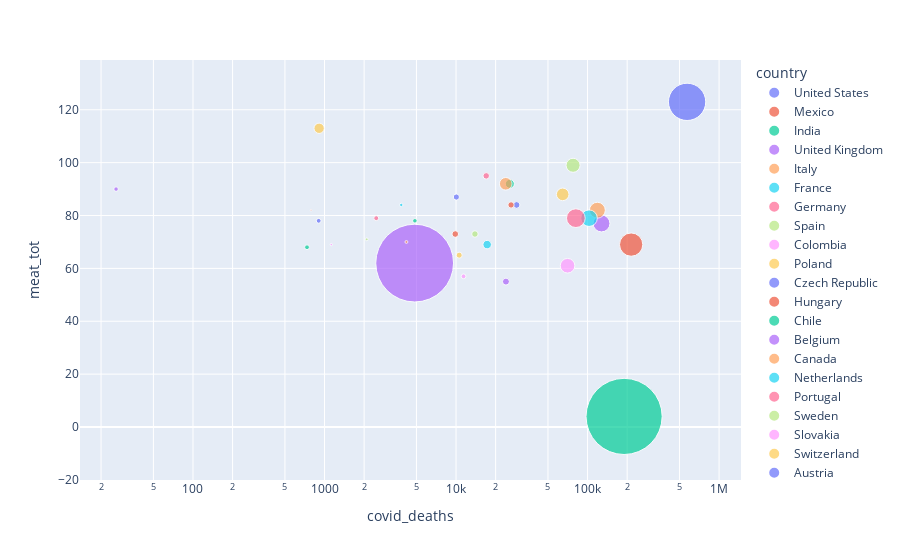

Notebook source saved alongside this figure:
### Markdown cell above
### It looks there is  correlation between meat consumption and obesity

### Code cell
import dash
import dash_core_components as dcc
import dash_html_components as html
from dash.dependencies import Input, Output
import plotly.express as px
import psycopg2
import pandas.io.sql as sqlio
import pandas as pd


    
#dF.columns = dF.columns.str.strip()
#dF.to_csv('dashF.csv', index=False)  
#dF = pd.read_csv('dashF.csv')


external_stylesheets = ['https://codepen.io/chriddyp/pen/bWLwgP.css']

app = dash.Dash(__name__, external_stylesheets=external_stylesheets)

app.layout = html.Div([
    dcc.Graph(id='graph-with-slider')])

fig=px.scatter( dF,x="covid_deaths", y="meat_tot",
                     size="population", color='country',hover_name='country',log_x=True, size_max=55)
fig.show()

### Figure 1 — Plotly figure (JSON) as saved in the notebook; plotly's stock layout.template omitted (floating-point values rounded to 4 significant figures)
{"data": [{"hovertemplate": "<b>%{hovertext}</b><br><br>country=United States<br>covid_deaths=%{x}<br>meat_tot=%{y}<br>population=%{marker.size}<extra></extra>", "hovertext": ["United States"], "legendgroup": "United States", "marker": {"color": "#636efa", "size": [331002651], "sizemode": "area", "sizeref": 475800.0, "symbol": "circle"}, "mode": "markers", "name": "United States", "orientation": "v", "showlegend": true, "type": "scatter", "x": [571197], "xaxis": "x", "y": [123], "yaxis": "y"}, {"hovertemplate": "<b>%{hovertext}</b><br><br>country=Mexico<br>covid_deaths=%{x}<br>meat_tot=%{y}<br>population=%{marker.size}<extra></extra>", "hovertext": ["Mexico"], "legendgroup": "Mexico", "marker": {"color": "#EF553B", "size": [128932753], "sizemode": "area", "sizeref": 475800.0, "symbol": "circle"}, "mode": "markers", "name": "Mexico", "orientation": "v", "showlegend": true, "type": "scatter", "x": [214504], "xaxis": "x", "y": [69], "yaxis": "y"}, {"hovertemplate": "<b>%{hovertext}</b><br><br>country=India<br>covid_deaths=%{x}<br>meat_tot=%{y}<br>population=%{marker.size}<extra></extra>", "hovertext": ["India"], "legendgroup": "India", "marker": {"color": "#00cc96", "size": [1380004385], "sizemode": "area", "sizeref": 475800.0, "symbol": "circle"}, "mode": "markers", "name": "India", "orientation": "v", "showlegend": true, "type": "scatter", "x": [189544], "xaxis": "x", "y": [4], "yaxis": "y"}, {"hovertemplate": "<b>%{hovertext}</b><br><br>country=United Kingdom<br>covid_deaths=%{x}<br>meat_tot=%{y}<br>population=%{marker.size}<extra></extra>", "hovertext": ["United Kingdom"], "legendgroup": "United Kingdom", "marker": {"color": "#ab63fa", "size": [67886011], "sizemode": "area", "sizeref": 475800.0, "symbol": "circle"}, "mode": "markers", "name": "United Kingdom", "orientation": "v", "showlegend": true, "type": "scatter", "x": [127638], "xaxis": "x", "y": [77], "yaxis": "y"}, {"hovertemplate": "<b>%{hovertext}</b><br><br>country=Italy<br>covid_deaths=%{x}<br>meat_tot=%{y}<br>population=%{marker.size}<extra></extra>", "hovertext": ["Italy"], "legendgroup": "Italy", "marker": {"color": "#FFA15A", "size": [60461826], "sizemode": "area", "sizeref": 475800.0, "symbol": "circle"}, "mode": "markers", "name": "Italy", "orientation": "v", "showlegend": true, "type": "scatter", "x": [118699], "xaxis": "x", "y": [82], "yaxis": "y"}, {"hovertemplate": "<b>%{hovertext}</b><br><br>country=France<br>covid_deaths=%{x}<br>meat_tot=%{y}<br>population=%{marker.size}<extra></extra>", "hovertext": ["France"], "legendgroup": "France", "marker": {"color": "#19d3f3", "size": [65273511], "sizemode": "area", "sizeref": 475800.0, "symbol": "circle"}, "mode": "markers", "name": "France", "orientation": "v", "showlegend": true, "type": "scatter", "x": [102655], "xaxis": "x", "y": [79], "yaxis": "y"}, {"hovertemplate": "<b>%{hovertext}</b><br><br>country=Germany<br>covid_deaths=%{x}<br>meat_tot=%{y}<br>population=%{marker.size}<extra></extra>", "hovertext": ["Germany"], "legendgroup": "Germany", "marker": {"color": "#FF6692", "size": [83783942], "sizemode": "area", "sizeref": 475800.0, "symbol": "circle"}, "mode": "markers", "name": "Germany", "orientation": "v", "showlegend": true, "type": "scatter", "x": [81492], "xaxis": "x", "y": [79], "yaxis": "y"}, {"hovertemplate": "<b>%{hovertext}</b><br><br>country=Spain<br>covid_deaths=%{x}<br>meat_tot=%{y}<br>population=%{marker.size}<extra></extra>", "hovertext": ["Spain"], "legendgroup": "Spain", "marker": {"color": "#B6E880", "size": [46754778], "sizemode": "area", "sizeref": 475800.0, "symbol": "circle"}, "mode": "markers", "name": "Spain", "orientation": "v", "showlegend": true, "type": "scatter", "x": [77591], "xaxis": "x", "y": [99], "yaxis": "y"}, {"hovertemplate": "<b>%{hovertext}</b><br><br>country=Colombia<br>covid_deaths=%{x}<br>meat_tot=%{y}<br>population=%{marker.size}<extra></extra>", "hovertext": ["Colombia"], "legendgroup": "Colombia", "marker": {"color": "#FF97FF", "size": [50882891], "sizemode": "area", "sizeref": 475800.0, "symbol": "circle"}, "mode": "markers", "name": "Colombia", "orientation": "v", "showlegend": true, "type": "scatter", "x": [70446], "xaxis": "x", "y": [61], "yaxis": "y"}, {"hovertemplate": "<b>%{hovertext}</b><br><br>country=Poland<br>covid_deaths=%{x}<br>meat_tot=%{y}<br>population=%{marker.size}<extra></extra>", "hovertext": ["Poland"], "legendgroup": "Poland", "marker": {"color": "#FECB52", "size": [37846611], "sizemode": "area", "sizeref": 475800.0, "symbol": "circle"}, "mode": "markers", "name": "Poland", "orientation": "v", "showlegend": true, "type": "scatter", "x": [64707], "xaxis": "x", "y": [88], "yaxis": "y"}, {"hovertemplate": "<b>%{hovertext}</b><br><br>country=Czech Republic<br>covid_deaths=%{x}<br>meat_tot=%{y}<br>population=%{marker.size}<extra></extra>", "hovertext": ["Czech Republic"], "legendgroup": "Czech Republic", "marker": {"color": "#636efa", "size": [10708981], "sizemode": "area", "sizeref": 475800.0, "symbol": "circle"}, "mode": "markers", "name": "Czech Republic", "orientation": "v", "showlegend": true, "type": "scatter", "x": [28863], "xaxis": "x", "y": [84], "yaxis": "y"}, {"hovertemplate": "<b>%{hovertext}</b><br><br>country=Hungary<br>covid_deaths=%{x}<br>meat_tot=%{y}<br>population=%{marker.size}<extra></extra>", "hovertext": ["Hungary"], "legendgroup": "Hungary", "marker": {"color": "#EF553B", "size": [9660351], "sizemode": "area", "sizeref": 475800.0, "symbol": "circle"}, "mode": "markers", "name": "Hungary", "orientation": "v", "showlegend": true, "type": "scatter", "x": [26208], "xaxis": "x", "y": [84], "yaxis": "y"}, {"hovertemplate": "<b>%{hovertext}</b><br><br>country=Chile<br>covid_deaths=%{x}<br>meat_tot=%{y}<br>population=%{marker.size}<extra></extra>", "hovertext": ["Chile"], "legendgroup": "Chile", "marker": {"color": "#00cc96", "size": [19116201], "sizemode": "area", "sizeref": 475800.0, "symbol": "circle"}, "mode": "markers", "name": "Chile", "orientation": "v", "showlegend": true, "type": "scatter", "x": [25641], "xaxis": "x", "y": [92], "yaxis": "y"}, {"hovertemplate": "<b>%{hovertext}</b><br><br>country=Belgium<br>covid_deaths=%{x}<br>meat_tot=%{y}<br>population=%{marker.size}<extra></extra>", "hovertext": ["Belgium"], "legendgroup": "Belgium", "marker": {"color": "#ab63fa", "size": [11589623], "sizemode": "area", "sizeref": 475800.0, "symbol": "circle"}, "mode": "markers", "name": "Belgium", "orientation": "v", "showlegend": true, "type": "scatter", "x": [23954], "xaxis": "x", "y": [55], "yaxis": "y"}, {"hovertemplate": "<b>%{hovertext}</b><br><br>country=Canada<br>covid_deaths=%{x}<br>meat_tot=%{y}<br>population=%{marker.size}<extra></extra>", "hovertext": ["Canada"], "legendgroup": "Canada", "marker": {"color": "#FFA15A", "size": [37742154], "sizemode": "area", "sizeref": 475800.0, "symbol": "circle"}, "mode": "markers", "name": "Canada", "orientation": "v", "showlegend": true, "type": "scatter", "x": [23870], "xaxis": "x", "y": [92], "yaxis": "y"}, {"hovertemplate": "<b>%{hovertext}</b><br><br>country=Netherlands<br>covid_deaths=%{x}<br>meat_tot=%{y}<br>population=%{marker.size}<extra></extra>", "hovertext": ["Netherlands"], "legendgroup": "Netherlands", "marker": {"color": "#19d3f3", "size": [17134872], "sizemode": "area", "sizeref": 475800.0, "symbol": "circle"}, "mode": "markers", "name": "Netherlands", "orientation": "v", "showlegend": true, "type": "scatter", "x": [17245], "xaxis": "x", "y": [69], "yaxis": "y"}, {"hovertemplate": "<b>%{hovertext}</b><br><br>country=Portugal<br>covid_deaths=%{x}<br>meat_tot=%{y}<br>population=%{marker.size}<extra></extra>", "hovertext": ["Portugal"], "legendgroup": "Portugal", "marker": {"color": "#FF6692", "size": [10196709], "sizemode": "area", "sizeref": 475800.0, "symbol": "circle"}, "mode": "markers", "name": "Portugal", "orientation": "v", "showlegend": true, "type": "scatter", "x": [16957], "xaxis": "x", "y": [95], "yaxis": "y"}, {"hovertemplate": "<b>%{hovertext}</b><br><br>country=Sweden<br>covid_deaths=%{x}<br>meat_tot=%{y}<br>population=%{marker.size}<extra></extra>", "hovertext": ["Sweden"], "legendgroup": "Sweden", "marker": {"color": "#B6E880", "size": [10099265], "sizemode": "area", "sizeref": 475800.0, "symbol": "circle"}, "mode": "markers", "name": "Sweden", "orientation": "v", "showlegend": true, "type": "scatter", "x": [13923], "xaxis": "x", "y": [73], "yaxis": "y"}, {"hovertemplate": "<b>%{hovertext}</b><br><br>country=Slovakia<br>covid_deaths=%{x}<br>meat_tot=%{y}<br>population=%{marker.size}<extra></extra>", "hovertext": ["Slovakia"], "legendgroup": "Slovakia", "marker": {"color": "#FF97FF", "size": [5459642], "sizemode": "area", "sizeref": 475800.0, "symbol": "circle"}, "mode": "markers", "name": "Slovakia", "orientation": "v", "showlegend": true, "type": "scatter", "x": [11405], "xaxis": "x", "y": [57], "yaxis": "y"}, {"hovertemplate": "<b>%{hovertext}</b><br><br>country=Switzerland<br>covid_deaths=%{x}<br>meat_tot=%{y}<br>population=%{marker.size}<extra></extra>", "hovertext": ["Switzerland"], "legendgroup": "Switzerland", "marker": {"color": "#FECB52", "size": [8654622], "sizemode": "area", "sizeref": 475800.0, "symbol": "circle"}, "mode": "markers", "name": "Switzerland", "orientation": "v", "showlegend": true, "type": "scatter", "x": [10566], "xaxis": "x", "y": [65], "yaxis": "y"}, {"hovertemplate": "<b>%{hovertext}</b><br><br>country=Austria<br>covid_deaths=%{x}<br>meat_tot=%{y}<br>population=%{marker.size}<extra></extra>", "hovertext": ["Austria"], "legendgroup": "Austria", "marker": {"color": "#636efa", "size": [9006398], "sizemode": "area", "sizeref": 475800.0, "symbol": "circle"}, "mode": "markers", "name": "Austria", "orientation": "v", "showlegend": true, "type": "scatter", "x": [10055], "xaxis": "x", "y": [87], "yaxis": "y"}, {"hovertemplate": "<b>%{hovertext}</b><br><br>country=Greece<br>covid_deaths=%{x}<br>meat_tot=%{y}<br>population=%{marker.size}<extra></extra>", "hovertext": ["Greece"], "legendgroup": "Greece", "marker": {"color": "#EF553B", "size": [10423054], "sizemode": "area", "sizeref": 475800.0, "symbol": "circle"}, "mode": "markers", "name": "Greece", "orientation": "v", "showlegend": true, "type": "scatter", "x": [9864], "xaxis": "x", "y": [73], "yaxis": "y"}, {"hovertemplate": "<b>%{hovertext}</b><br><br>country=Ireland<br>covid_deaths=%{x}<br>meat_tot=%{y}<br>population=%{marker.size}<extra></extra>", "hovertext": ["Ireland"], "legendgroup": "Ireland", "marker": {"color": "#00cc96", "size": [4937786], "sizemode": "area", "sizeref": 475800.0, "symbol": "circle"}, "mode": "markers", "name": "Ireland", "orientation": "v", "showlegend": true, "type": "scatter", "x": [4867], "xaxis": "x", "y": [78], "yaxis": "y"}, {"hovertemplate": "<b>%{hovertext}</b><br><br>country=China<br>covid_deaths=%{x}<br>meat_tot=%{y}<br>population=%{marker.size}<extra></extra>", "hovertext": ["China"], "legendgroup": "China", "marker": {"color": "#ab63fa", "size": [1439323776], "sizemode": "area", "sizeref": 475800.0, "symbol": "circle"}, "mode": "markers", "name": "China", "orientation": "v", "showlegend": true, "type": "scatter", "x": [4845], "xaxis": "x", "y": [62], "yaxis": "y"}, {"hovertemplate": "<b>%{hovertext}</b><br><br>country=Slovenia<br>covid_deaths=%{x}<br>meat_tot=%{y}<br>population=%{marker.size}<extra></extra>", "hovertext": ["Slovenia"], "legendgroup": "Slovenia", "marker": {"color": "#FFA15A", "size": [2078938], "sizemode": "area", "sizeref": 475800.0, "symbol": "circle"}, "mode": "markers", "name": "Slovenia", "orientation": "v", "showlegend": true, "type": "scatter", "x": [4195], "xaxis": "x", "y": [70], "yaxis": "y"}, {"hovertemplate": "<b>%{hovertext}</b><br><br>country=Lithuania<br>covid_deaths=%{x}<br>meat_tot=%{y}<br>population=%{marker.size}<extra></extra>", "hovertext": ["Lithuania"], "legendgroup": "Lithuania", "marker": {"color": "#19d3f3", "size": [2722289], "sizemode": "area", "sizeref": 475800.0, "symbol": "circle"}, "mode": "markers", "name": "Lithuania", "orientation": "v", "showlegend": true, "type": "scatter", "x": [3833], "xaxis": "x", "y": [84], "yaxis": "y"}, {"hovertemplate": "<b>%{hovertext}</b><br><br>country=Denmark<br>covid_deaths=%{x}<br>meat_tot=%{y}<br>population=%{marker.size}<extra></extra>", "hovertext": ["Denmark"], "legendgroup": "Denmark", "marker": {"color": "#FF6692", "size": [5792202], "sizemode": "area", "sizeref": 475800.0, "symbol": "circle"}, "mode": "markers", "name": "Denmark", "orientation": "v", "showlegend": true, "type": "scatter", "x": [2473], "xaxis": "x", "y": [79], "yaxis": "y"}, {"hovertemplate": "<b>%{hovertext}</b><br><br>country=Latvia<br>covid_deaths=%{x}<br>meat_tot=%{y}<br>population=%{marker.size}<extra></extra>", "hovertext": ["Latvia"], "legendgroup": "Latvia", "marker": {"color": "#B6E880", "size": [1886198], "sizemode": "area", "sizeref": 475800.0, "symbol": "circle"}, "mode": "markers", "name": "Latvia", "orientation": "v", "showlegend": true, "type": "scatter", "x": [2094], "xaxis": "x", "y": [71], "yaxis": "y"}, {"hovertemplate": "<b>%{hovertext}</b><br><br>country=Estonia<br>covid_deaths=%{x}<br>meat_tot=%{y}<br>population=%{marker.size}<extra></extra>", "hovertext": ["Estonia"], "legendgroup": "Estonia", "marker": {"color": "#FF97FF", "size": [1326535], "sizemode": "area", "sizeref": 475800.0, "symbol": "circle"}, "mode": "markers", "name": "Estonia", "orientation": "v", "showlegend": true, "type": "scatter", "x": [1126], "xaxis": "x", "y": [69], "yaxis": "y"}, {"hovertemplate": "<b>%{hovertext}</b><br><br>country=Australia<br>covid_deaths=%{x}<br>meat_tot=%{y}<br>population=%{marker.size}<extra></extra>", "hovertext": ["Australia"], "legendgroup": "Australia", "marker": {"color": "#FECB52", "size": [25499884], "sizemode": "area", "sizeref": 475800.0, "symbol": "circle"}, "mode": "markers", "name": "Australia", "orientation": "v", "showlegend": true, "type": "scatter", "x": [910], "xaxis": "x", "y": [113], "yaxis": "y"}, {"hovertemplate": "<b>%{hovertext}</b><br><br>country=Finland<br>covid_deaths=%{x}<br>meat_tot=%{y}<br>population=%{marker.size}<extra></extra>", "hovertext": ["Finland"], "legendgroup": "Finland", "marker": {"color": "#636efa", "size": [5540720], "sizemode": "area", "sizeref": 475800.0, "symbol": "circle"}, "mode": "markers", "name": "Finland", "orientation": "v", "showlegend": true, "type": "scatter", "x": [903], "xaxis": "x", "y": [78], "yaxis": "y"}, {"hovertemplate": "<b>%{hovertext}</b><br><br>country=Luxembourg<br>covid_deaths=%{x}<br>meat_tot=%{y}<br>population=%{marker.size}<extra></extra>", "hovertext": ["Luxembourg"], "legendgroup": "Luxembourg", "marker": {"color": "#EF553B", "size": [625978], "sizemode": "area", "sizeref": 475800.0, "symbol": "circle"}, "mode": "markers", "name": "Luxembourg", "orientation": "v", "showlegend": true, "type": "scatter", "x": [790], "xaxis": "x", "y": [82], "yaxis": "y"}, {"hovertemplate": "<b>%{hovertext}</b><br><br>country=Norway<br>covid_deaths=%{x}<br>meat_tot=%{y}<br>population=%{marker.size}<extra></extra>", "hovertext": ["Norway"], "legendgroup": "Norway", "marker": {"color": "#00cc96", "size": [5421241], "sizemode": "area", "sizeref": 475800.0, "symbol": "circle"}, "mode": "markers", "name": "Norway", "orientation": "v", "showlegend": true, "type": "scatter", "x": [736], "xaxis": "x", "y": [68], "yaxis": "y"}, {"hovertemplate": "<b>%{hovertext}</b><br><br>country=New Zealand<br>covid_deaths=%{x}<br>meat_tot=%{y}<br>population=%{marker.size}<extra></extra>", "hovertext": ["New Zealand"], "legendgroup": "New Zealand", "marker": {"color": "#ab63fa", "size": [4822233], "sizemode": "area", "sizeref": 475800.0, "symbol": "circle"}, "mode": "markers", "name": "New Zealand", "orientation": "v", "showlegend": true, "type": "scatter", "x": [26], "xaxis": "x", "y": [90], "yaxis": "y"}], "layout": {"legend": {"itemsizing": "constant", "title": {"text": "country"}, "tracegroupgap": 0}, "margin": {"t": 60}, "xaxis": {"anchor": "y", "domain": [0, 1], "title": {"text": "covid_deaths"}, "type": "log"}, "yaxis": {"anchor": "x", "domain": [0, 1], "title": {"text": "meat_tot"}}}}
